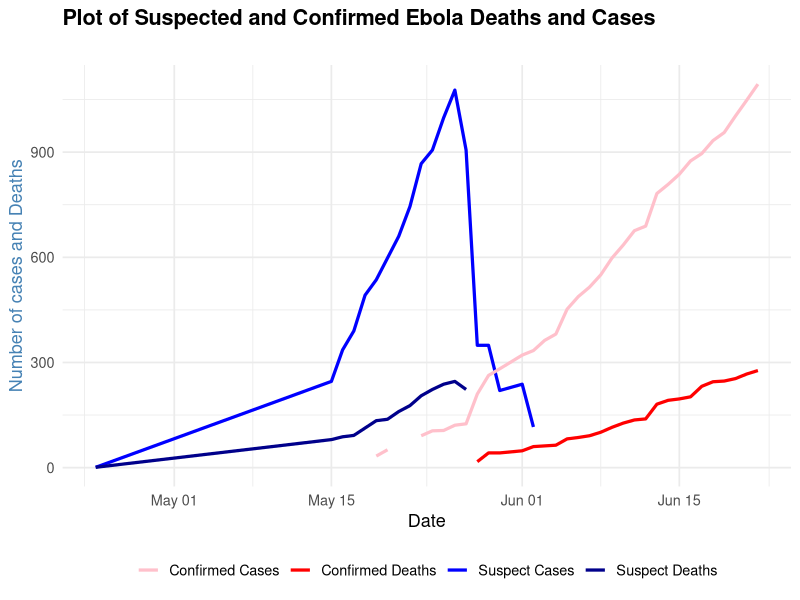
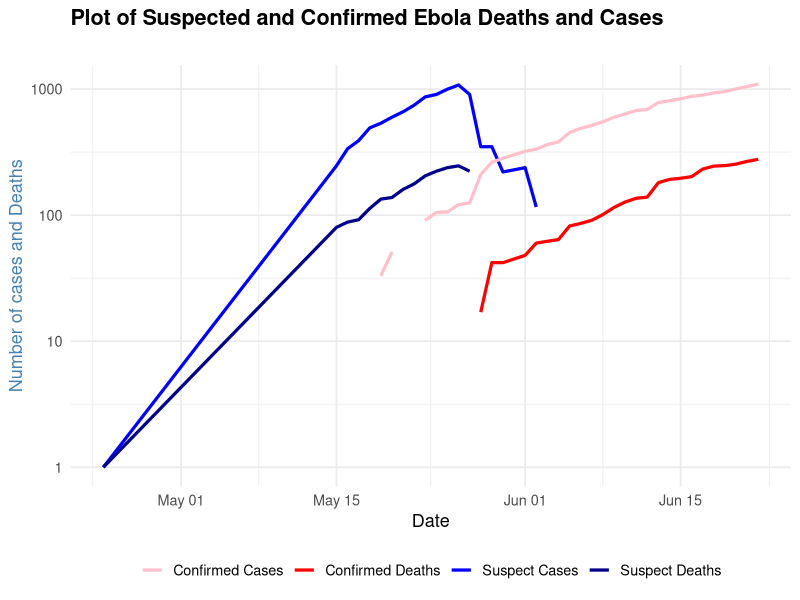

Write the R code that produced these figures, in order.

# Load Library
library(readr)
library(ggplot2)

# Import Data set

dta <- read_csv("../data/drc_sitrep.csv")

# Plot by data type

## Consider using pivot_longer and then use one geom per logical item

dta_plot <- ggplot(dta, aes(x = date)) +

  # Suspect cases
  geom_line(
    aes(y = suspect_cases, colour = "Suspect Cases"),
    linewidth = 1.1,
    na.rm = TRUE
  ) +
  
  # Suspect death
  geom_line(
    aes(y = suspect_death, colour = "Suspect Deaths"),
    linewidth = 1.1,
    na.rm = TRUE
  ) +
  
  # Confirmed Cases
  geom_line(
    aes(y = confirmed_cases, colour = "Confirmed Cases"),
    linewidth = 1.1,
    ## linetype = "dashed",
    na.rm = TRUE
  ) +
  
  # Confirmed Deaths
  geom_line(
    aes(y = confirmed_death, colour = "Confirmed Deaths"),
    linewidth = 1.1,
    ## linetype = "dashed",
    na.rm = TRUE
  ) +
  
  scale_colour_manual(
    values = c(
      "Suspect Cases" = "blue",
      "Suspect Deaths" = "darkblue",
      "Confirmed Cases" = "pink",
      "Confirmed Deaths" = "red"
    )
  ) +
  
  labs(
    title = "Plot of Suspected and Confirmed Ebola Deaths and Cases",
    subtitle = "",
    x = "Date",
    y = "Number of cases and Deaths",
    colour = NULL
  ) +
  
  theme_minimal(base_size = 13) +
  theme(
    plot.title = element_text(face = "bold"),
    axis.title.y = element_text(colour = "steelblue"),
    axis.title.y.right = element_text(colour = "darkred"),
    legend.position = "bottom"
  )

print(dta_plot)

print(dta_plot + scale_y_log10())
